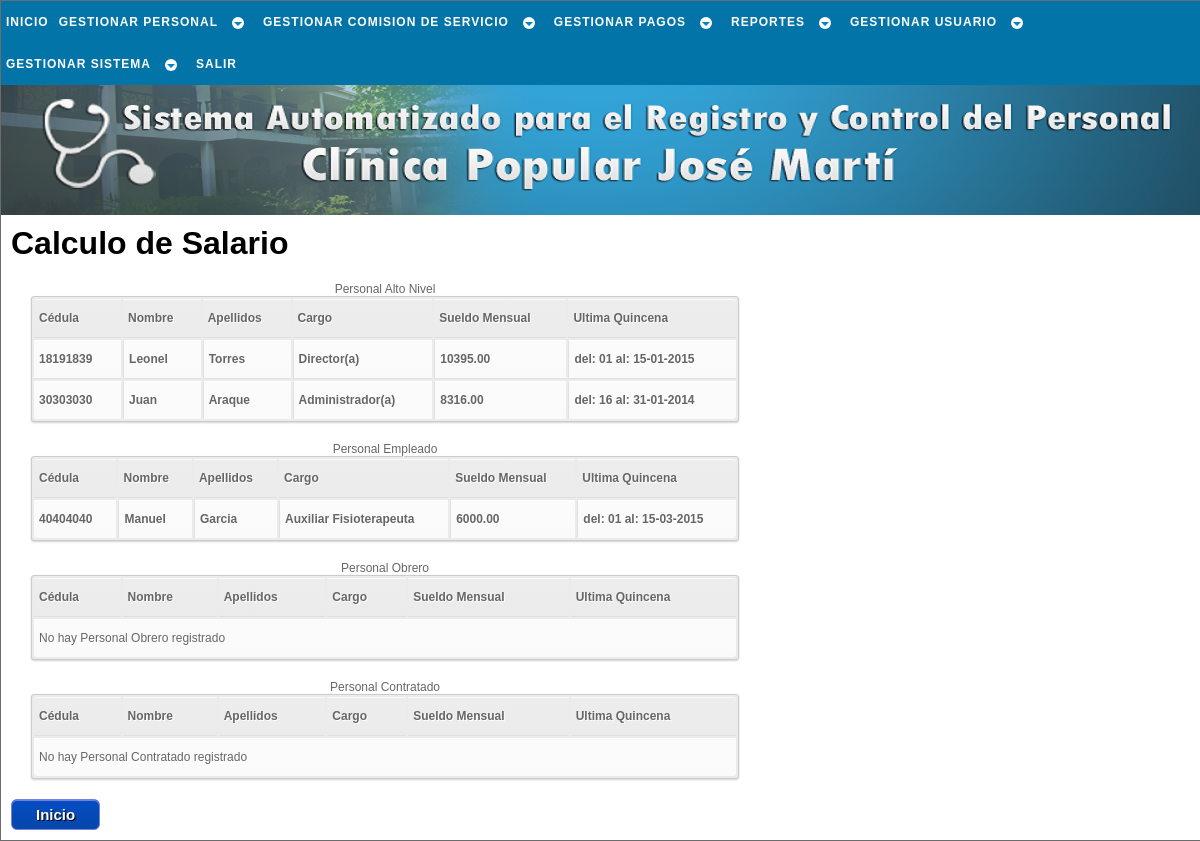
Page /php/pago/calc_salario_a.php (signed in) on the earlier database version.
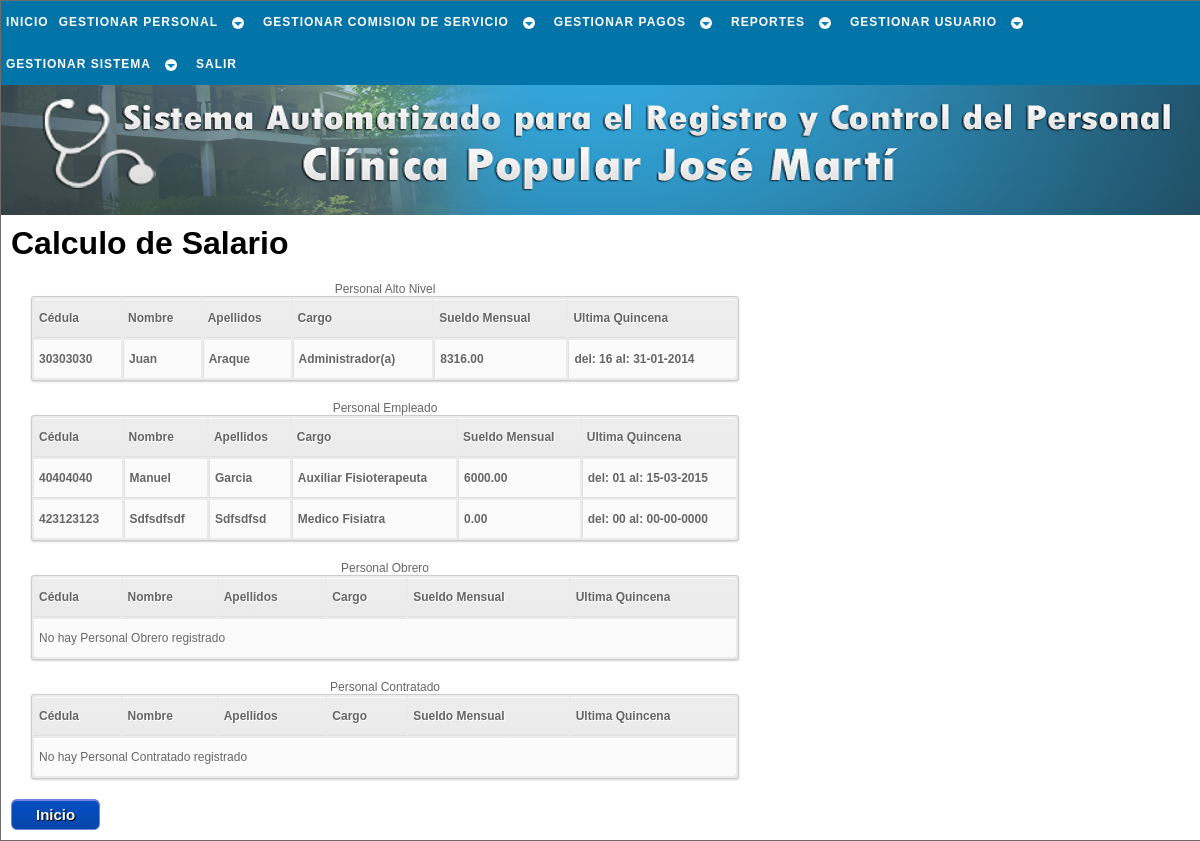
Same page on the later database version.
### tables this page shows
CREATE TABLE `laboral` (
  `cedula` int(12) NOT NULL,
  `sueldo_mensual` decimal(7,2) NOT NULL,
  `fecha_ingreso` date NOT NULL,
  `condicion` varchar(10) NOT NULL,
  `cargo` varchar(23) NOT NULL,
  `rango` varchar(22) NOT NULL,
  `area_desemp` varchar(14) NOT NULL,
  `resolucion` varchar(40) NOT NULL,
  `ley` varchar(5) NOT NULL,
  PRIMARY KEY (`cedula`),
  CONSTRAINT `laboral_ibfk_1` FOREIGN KEY (`cedula`) REFERENCES `trabajador` (`cedula`) ON UPDATE CASCADE
);

CREATE TABLE `trabajador` (
  `cedula` int(12) NOT NULL,
  `nombre` varchar(30) NOT NULL,
  `apellido` varchar(30) NOT NULL,
  `ciudadania` varchar(15) NOT NULL,
  `pasaporte` varchar(30) NOT NULL,
  `libreta_militr` varchar(30) NOT NULL,
  `fe_nac` date NOT NULL,
  `lug_nac` varchar(30) NOT NULL,
  `est_civil` varchar(15) NOT NULL,
  `nconyugue` varchar(50) NOT NULL,
  `estudia` int(1) NOT NULL,
  `direccion` varchar(50) NOT NULL,
  `telefono` varchar(12) NOT NULL,
  `telefono_em` varchar(12) NOT NULL,
  `estado` tinyint(1) NOT NULL,
  `actualizado` date NOT NULL,
  PRIMARY KEY (`cedula`)
);

### php/_sql/conslt_trabj_sql.php (called while the page is built, shortened)
<?php
	function conslt_rango_trb($cnx_bd,$dato1,$dato2){
		$sql = "SELECT trabajador.cedula,nombre,apellido,cargo,sueldo_mensual,fecha_ingreso
				FROM trabajador
				JOIN laboral ON laboral.cedula = trabajador.cedula
				WHERE rango = '$dato1'
				AND condicion = '$dato2'
				AND estado = 1
				ORDER BY sueldo_mensual
				DESC";
		$resultado = $cnx_bd->query($sql);
		return $resultado;
	}
	function conslt_fch_qicn($cnx_bd,$ced){
		$sql = "SELECT inicio_quincena,fin_quincena
				FROM salario
				WHERE cedula = '$ced'
				ORDER BY inicio_quincena
				DESC
				LIMIT 1";
		$resultado = $cnx_bd->query($sql);
		return $resultado;
	}
?>

### php/pago/calc_salario_a.php (the view, shortened to what the changed rows need)
<!DOCTYPE html PUBLIC "-//W3C//DTD XHTML 1.1//EN" "http://www.w3.org/TR/xhtml11/DTD/xhtml11.dtd" />
<html xmlns="http://www.w3.org/1999/xhtml" xml:lang="es" lang="es" dir="ltr">
	<head>
		<link rel="stylesheet" href="../../css/estilo.css" type="text/css" media="screen" />
    </head>
	<body>
		<div id="cuerpo">
			<div id="pagina">
				<?php
					$cnx_bd = conexion();
					include('../_sql/conslt_trabj_sql.php');
					$alto = conslt_rango_trb($cnx_bd,'Personal de Alto Nivel','Fijo');
					$empleado = conslt_rango_trb($cnx_bd,'Personal Empleado','Fijo');
				?>
				<h1>Calculo de Salario</h1>
				<table id="tabla">
					<caption>Personal Alto Nivel</caption>
					<tr>
						<th>Cédula</th>
						<th>Nombre</th>
						<th>Apellidos</th>
						<th>Cargo</th>
						<th>Sueldo Mensual</th>
						<th>Ultima Quincena</th>
					</tr>
					<?php
					if ($alto->num_rows < 1) {
					?>
					<tr>
						<td colspan="6">No hay Personal de Alto Nivel registrado</td>
					</tr>
					<?php
					}else{
						while ($fila = $alto->fetch_object()){
							$fcha = conslt_fch_qicn($cnx_bd,$fila->cedula);
							$di = "00";
							$af = "0000";
							$mf = "00";
							$df = "00";
							if ($fch_fila = $fcha->fetch_object()) {
								list(,,$di) = explode('-', $fch_fila->inicio_quincena);
								list($af,$mf,$df) = explode('-', $fch_fila->fin_quincena);
							}
					?>
							<tr>
								<td><a href="#" title="Click para calcular el salario del trabajador" OnClick="envia_calc_salr('<?=$fila->sueldo_mensual?>','<?=$fila->cedula?>')"><?=$fila->cedula?></a></td>
								<td><a href="#" title="Click para calcular el salario del trabajador" OnClick="envia_calc_salr('<?=$fila->sueldo_mensual?>','<?=$fila->cedula?>')"><?=$fila->nombre?></a></td>
								<td><a href="#" title="Click para calcular el salario del trabajador" OnClick="envia_calc_salr('<?=$fila->sueldo_mensual?>','<?=$fila->cedula?>')"><?=$fila->apellido?></a></td>
								<td><a href="#" title="Click para calcular el salario del trabajador" OnClick="envia_calc_salr('<?=$fila->sueldo_mensual?>','<?=$fila->cedula?>')"><?=$fila->cargo?></a></td>
								<td><a href="#" title="Click para calcular el salario del trabajador" OnClick="envia_calc_salr('<?=$fila->sueldo_mensual?>','<?=$fila->cedula?>')"><?=$fila->sueldo_mensual?></a></td>
								<td><a href="#" title="Click para calcular el salario del trabajador" OnClick="envia_calc_salr('<?=$fila->sueldo_mensual?>','<?=$fila->cedula?>')"><?='del: '.$di.' al: '.$df.'-'.$mf.'-'.$af?></a></td>
							</tr>
					<?php
						}
					}
					?>
				</table>
				<table id="tabla">
					<caption>Personal Empleado</caption>
					<tr>
						<th>Cédula</th>
						<th>Nombre</th>
						<th>Apellidos</th>
						<th>Cargo</th>
						<th>Sueldo Mensual</th>
						<th>Ultima Quincena</th>
					</tr>
					<?php
					if ($empleado->num_rows < 1) {
					?>
					<tr>
						<td colspan="6">No hay Personal Empleado registrado</td>
					</tr>
					<?php
					}else{
						while ($fila = $empleado->fetch_object()){
							$fcha = conslt_fch_qicn($cnx_bd,$fila->cedula);
							$di = "00";
							$af = "0000";
							$mf = "00";
							$df = "00";
							if ($fch_fila = $fcha->fetch_object()) {
								list(,,$di) = explode('-', $fch_fila->inicio_quincena);
								list($af,$mf,$df) = explode('-', $fch_fila->fin_quincena);
							}
					?>
							<tr>
								<td><a href="#" title="Click para calcular el salario del trabajador" OnClick="envia_calc_salr('<?=$fila->sueldo_mensual?>','<?=$fila->cedula?>')"><?=$fila->cedula?></a></td>
								<td><a href="#" title="Click para calcular el salario del trabajador" OnClick="envia_calc_salr('<?=$fila->sueldo_mensual?>','<?=$fila->cedula?>')"><?=$fila->nombre?></a></td>
								<td><a href="#" title="Click para calcular el salario del trabajador" OnClick="envia_calc_salr('<?=$fila->sueldo_mensual?>','<?=$fila->cedula?>')"><?=$fila->apellido?></a></td>
								<td><a href="#" title="Click para calcular el salario del trabajador" OnClick="envia_calc_salr('<?=$fila->sueldo_mensual?>','<?=$fila->cedula?>')"><?=$fila->cargo?></a></td>
								<td><a href="#" title="Click para calcular el salario del trabajador" OnClick="envia_calc_salr('<?=$fila->sueldo_mensual?>','<?=$fila->cedula?>')"><?=$fila->sueldo_mensual?></a></td>
								<td><a href="#" title="Click para calcular el salario del trabajador" OnClick="envia_calc_salr('<?=$fila->sueldo_mensual?>','<?=$fila->cedula?>')"><?='del: '.$di.' al: '.$df.'-'.$mf.'-'.$af?></a></td>
							</tr>
					<?php
						}
					}
					?>
				</table>
				<table id="tabla">
					<caption>Personal Obrero</caption>
					<tr>
						<th>Cédula</th>
						<th>Nombre</th>
						<th>Apellidos</th>
						<th>Cargo</th>
						<th>Sueldo Mensual</th>
						<th>Ultima Quincena</th>
					</tr>
				</table>
				<table id="tabla">
					<caption>Personal Contratado</caption>
					<tr>
						<th>Cédula</th>
						<th>Nombre</th>
						<th>Apellidos</th>
						<th>Cargo</th>
						<th>Sueldo Mensual</th>
						<th>Ultima Quincena</th>
					</tr>
				</table>
			</div>
		</div>
	</body>
</html>

Differences in the rows shown:
no longer on this page (row unchanged): laboral: cedula.cedula "18191839", cedula.nombre "Leonel", cedula.apellido "Torres", cargo "Director(a)", sueldo_mensual "10395.00", di "01", df "15", mf "01", af "2015", shown under "Personal Alto Nivel"
added laboral: cedula.cedula "423123123", cedula.nombre "Sdfsdfsdf", cedula.apellido "Sdfsdfsd", cargo "Medico Fisiatra", sueldo_mensual "0.00", di "00", df "00", mf "00", af "0000", shown under "Personal Empleado"
